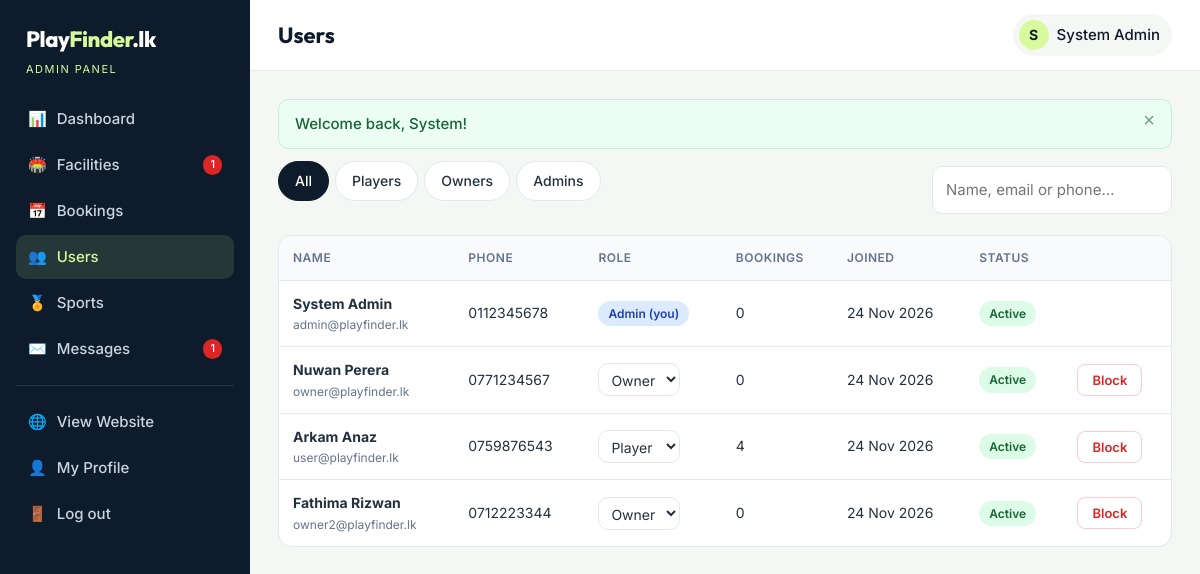
The page /admin/users.php (signed in) on the database its author committed.
### tables this page shows
CREATE TABLE users (
    id            INT AUTO_INCREMENT PRIMARY KEY,
    full_name     VARCHAR(100) NOT NULL,
    email         VARCHAR(150) NOT NULL UNIQUE,
    phone         VARCHAR(20)  NOT NULL,
    password_hash VARCHAR(255) NOT NULL,
    role          ENUM('user','owner','admin') NOT NULL DEFAULT 'user',
    status        ENUM('active','blocked')     NOT NULL DEFAULT 'active',
    created_at    DATETIME NOT NULL DEFAULT CURRENT_TIMESTAMP
);

### includes/db.php (called while the page is built, shortened)
<?php
function db(): PDO
{
    static $pdo = null;
    if ($pdo === null) {
        try {
            $pdo = new PDO(DB_DSN, DB_USER, DB_PASS, [
                PDO::ATTR_ERRMODE            => PDO::ERRMODE_EXCEPTION,
                PDO::ATTR_DEFAULT_FETCH_MODE => PDO::FETCH_ASSOC,
                PDO::ATTR_EMULATE_PREPARES   => false,
            ]);
        } catch (PDOException $e) {
            http_response_code(500);
            exit('<div style="font-family:sans-serif;padding:40px;max-width:640px;margin:auto">
                <h2>Database connection failed</h2>
                <p>Please make sure MySQL is running in XAMPP and that you imported
                <code>database/playfinder.sql</code> in phpMyAdmin.</p>
                <p style="color:#888">Check settings in <code>config/config.php</code>.</p></div>');
        }
    }
    return $pdo;
}
function q(string $sql, array $params = []): PDOStatement
{
    $stmt = db()->prepare($sql);
    $stmt->execute($params);
    return $stmt;
}
function q_one(string $sql, array $params = []): ?array
{
    $row = q($sql, $params)->fetch();
    return $row === false ? null : $row;
}
function q_all(string $sql, array $params = []): array
{
    return q($sql, $params)->fetchAll();
}

### includes/auth.php (called while the page is built, shortened)
<?php
function current_user(): ?array
{
    static $user = false;
    if ($user === false) {
        $user = null;
        if (!empty($_SESSION['user_id'])) {
            $user = q_one('SELECT id, full_name, email, phone, role, status FROM users WHERE id = ?', [$_SESSION['user_id']]);
        }
    }
    return $user;
}
function is_logged_in(): bool
{
    return current_user() !== null;
}
function require_login(): array
{
    if (!is_logged_in()) {
        $_SESSION['redirect_after_login'] = $_SERVER['REQUEST_URI'] ?? url();
        flash('warning', 'Please log in to continue.');
        redirect('login.php');
    }
    return current_user();
}
function require_role(string ...$roles): array
{
    $user = require_login();
    return $user;
}

### admin/users.php (the view, shortened to what this page needs)
<?php
require_once __DIR__ . '/../includes/init.php';
$admin = require_role('admin');
$role = $_GET['role'] ?? '';
$search = trim($_GET['q'] ?? '');
$where = ['1 = 1']; $params = ['confirmed'];
$users = q_all('SELECT u.*, (SELECT COUNT(*) FROM bookings b WHERE b.user_id = u.id AND b.status = ?) AS bookings
                FROM users u WHERE ' . implode(' AND ', $where) . ' ORDER BY u.created_at DESC', $params);
$roleLabels = ['user' => 'Player', 'owner' => 'Owner', 'admin' => 'Admin'];
$pageTitle = 'Users';
$activeNav = 'users';
require __DIR__ . '/../includes/dash_header.php';
?>
<div class="flex between mb-2">
    <div class="tabs mb-0">
        <a href="?" class="<?= $role === '' ? 'active' : '' ?>">All</a>
        <?php foreach ($roleLabels as $k => $l): ?><a href="?role=<?= $k ?>" class="<?= $role === $k ? 'active' : '' ?>"><?= $l ?>s</a><?php endforeach; ?>
    </div>
    <form method="get" class="flex">
        <input type="search" name="q" value="<?= e($search) ?>" placeholder="Name, email or phone…" style="width:240px">
    </form>
</div>
<div class="table-wrap">
    <table>
        <tr><th>Name</th><th>Phone</th><th>Role</th><th>Bookings</th><th>Joined</th><th>Status</th><th></th></tr>
        <?php foreach ($users as $u): ?>
            <tr>
                <td><strong><?= e($u['full_name']) ?></strong><span class="sub"><?= e($u['email']) ?></span></td>
                <td><?= e($u['phone']) ?></td>
                <td>
                    <?php if ($u['id'] == $admin['id']): ?>
                        <?= badge('Admin (you)', 'info') ?>
                    <?php else: ?>
                        <form method="post" class="flex" style="flex-wrap:nowrap">
                            <select name="role" onchange="this.form.submit()" style="padding:6px 8px;width:auto">
                                <?php foreach ($roleLabels as $k => $l): ?><option value="<?= $k ?>" <?= $u['role'] === $k ? 'selected' : '' ?>><?= $l ?></option><?php endforeach; ?>
                            </select>
                        </form>
                    <?php endif; ?>
                </td>
                <td><?= (int)$u['bookings'] ?></td>
                <td><?= date('d M Y', strtotime($u['created_at'])) ?></td>
                <td><?= $u['status'] === 'active' ? badge('Active', 'success') : badge('Blocked', 'danger') ?></td>
                <td>
                    <?php if ($u['id'] != $admin['id']): ?>
                        <form method="post" data-confirm="<?= $u['status'] === 'active' ? 'Block' : 'Unblock' ?> <?= e($u['full_name']) ?>?">
                            <button class="btn btn-sm <?= $u['status'] === 'active' ? 'btn-danger' : 'btn-primary' ?>"><?= $u['status'] === 'active' ? 'Block' : 'Unblock' ?></button>
                        </form>
                    <?php endif; ?>
                </td>
            </tr>
        <?php endforeach; ?>
    </table>
</div>
<?php require __DIR__ . '/../includes/dash_footer.php'; ?>

### includes/dash_header.php (shortened to what this page needs)
<?php
$user = current_user();
$isAdmin = $user['role'] === 'admin';
$activeNav = $activeNav ?? '';
if ($isAdmin) {
    $pendingCount = (int)q_val('SELECT COUNT(*) FROM facilities WHERE status = ?', ['pending']);
    $unreadCount  = (int)q_val('SELECT COUNT(*) FROM contact_messages WHERE is_read = 0');
    $menu = [
        'dashboard'  => ['admin/index.php', '📊', 'Dashboard', 0],
        'facilities' => ['admin/facilities.php', '🏟️', 'Facilities', $pendingCount],
        'bookings'   => ['admin/bookings.php', '📅', 'Bookings', 0],
        'users'      => ['admin/users.php', '👥', 'Users', 0],
        'sports'     => ['admin/sports.php', '🏅', 'Sports', 0],
        'messages'   => ['admin/messages.php', '✉️', 'Messages', $unreadCount],
    ];
} else {
    $menu = [
        'dashboard'  => ['owner/index.php', '📊', 'Dashboard', 0],
        'facilities' => ['owner/facilities.php', '🏟️', 'My Facilities', 0],
        'bookings'   => ['owner/bookings.php', '📅', 'Bookings', 0],
    ];
}
?>
<!DOCTYPE html>
<html lang="en">
<head>
    <link rel="stylesheet" href="<?= url('assets/css/style.css') ?>">
</head>
<body class="dash-body">
<aside class="sidebar" id="sidebar">
    <a href="<?= url('index.php') ?>" class="logo logo-light">Play<span>Finder</span>.lk</a>
    <div class="sidebar-role"><?= $isAdmin ? 'Admin Panel' : 'Facility Owner' ?></div>
    <nav>
        <?php foreach ($menu as $key => [$href, $icon, $label, $count]): ?>
            <a href="<?= url($href) ?>" class="<?= $activeNav === $key ? 'active' : '' ?>">
                <span><?= $icon ?></span> <?= e($label) ?>
                <?php if ($count > 0): ?><em class="count"><?= $count ?></em><?php endif; ?>
            </a>
        <?php endforeach; ?>
        <hr>
        <a href="<?= url('index.php') ?>"><span>🌐</span> View Website</a>
        <a href="<?= url('profile.php') ?>"><span>👤</span> My Profile</a>
        <a href="<?= url('logout.php') ?>"><span>🚪</span> Log out</a>
    </nav>
</aside>
<div class="dash-main">
    <header class="dash-top">
        <h1><?= e($pageTitle ?? 'Dashboard') ?></h1>
        <div class="user-chip static">
            <span class="avatar"><?= e(mb_strtoupper(mb_substr($user['full_name'], 0, 1))) ?></span>
            <?= e($user['full_name']) ?>
        </div>
    </header>
    <div class="dash-content">
    <?php foreach (get_flashes() as $flashItem): ?>
        <div class="alert alert-<?= e($flashItem['type']) ?>"><?= e($flashItem['message']) ?><button class="alert-close" aria-label="Close">×</button></div>
    <?php endforeach; ?>

### includes/functions.php (shortened to what this page needs)
<?php
function e($value): string
{
    return htmlspecialchars((string)($value ?? ''), ENT_QUOTES, 'UTF-8');
}
function url(string $path = ''): string
{
    return BASE_URL . '/' . ltrim($path, '/');
}
function get_flashes(): array
{
    $f = $_SESSION['flash'] ?? [];
    return $f;
}
function badge(string $text, string $type): string
{
    return '<span class="badge badge-' . e($type) . '">' . e($text) . '</span>';
}

### rows shown on the page
users: full_name "S", full_name "System Admin", email "admin@playfinder.lk", phone "0112345678", text "Admin (you) Active", bookings "0", created_at "24 Nov 2026"
users: full_name "Nuwan Perera", email "owner@playfinder.lk", phone "0771234567", role "Owner", bookings "0", created_at "24 Nov 2026", text "Active", status "Block"
users: full_name "Arkam Anaz", email "user@playfinder.lk", phone "0759876543", role "Player", bookings "4", created_at "24 Nov 2026", text "Active", status "Block"
users: full_name "Fathima Rizwan", email "owner2@playfinder.lk", phone "0712223344", role "Owner", bookings "0", created_at "24 Nov 2026", text "Active", status "Block"

### other values the page prints
$icon "📊"
$label "Dashboard"
$icon "🏟️"
$label "Facilities"
$count "1"
$icon "📅"
$label "Bookings"
$icon "👥"
$label "Users"
$icon "🏅"
$label "Sports"
$icon "✉️"
$label "Messages"
$pageTitle "Users"
$flashItem['message'] "Welcome back, System!"
